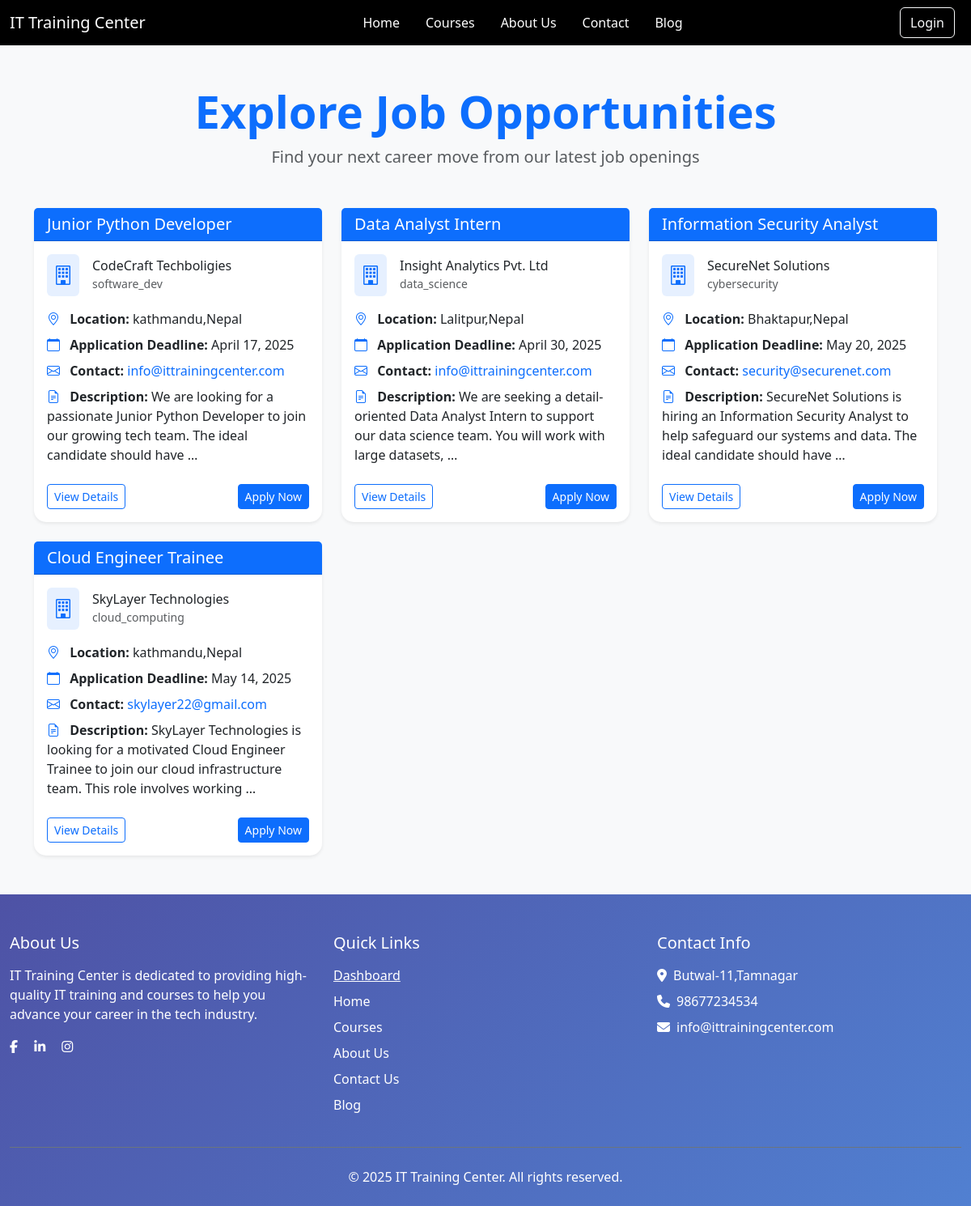
The page /student/job_announcement on the database its author committed.
### studentapp/models.py (models this page shows, shortened)
class Job(models.Model):
    CATEGORY_CHOICES = [
       ('software_dev', 'Software Development'),
        ('data_science', 'Data Science'),
        ('cybersecurity', 'Cybersecurity'),
        ('networking', 'Networking & Infrastructure'),
        ('cloud_computing', 'Cloud Computing'),
        ('it_support', 'IT Support & Administration'),
        ('other', 'Other'),
    ]
    JOB_TYPE_CHOICES = [
        ('FT', 'Full Time'),
        ('PT', 'Part Time'),
    ]
    title = models.CharField(max_length=200)
    company = models.CharField(max_length=200)
    category = models.CharField(max_length=15, choices=CATEGORY_CHOICES)
    job_type = models.CharField(max_length=10, choices=JOB_TYPE_CHOICES)
    location = models.CharField(max_length=200)
    application_deadline = models.DateField()
    email = models.EmailField()
    description = models.TextField()

### studentapp/views.py (the view)
# urls.py: path('job_announcement',job_announcement,name='job_announcement'),
def job_announcement(request):
    jobs= Job.objects.all()
    return render(request,'dashboard/job_announcement.html',{'jobs':jobs})

### studentapp/templates/dashboard/job_announcement.html
{% extends 'base2.html' %}
{% load static %}
{% block content %}
<section class="job-opportunities py-5 bg-light">
  <div class="container">
    <div class="text-center mb-5">
      <h2 class="display-4 fw-bold text-primary">Explore Job Opportunities</h2>
      <p class="lead text-muted">Find your next career move from our latest job openings</p>
    </div>
    <div class="row row-cols-1 row-cols-md-2 row-cols-lg-3 g-4">
      {% for job in jobs %}
      <div class="col">
        <div class="card shadow-sm border-0 hover-shadow-lg">
          <div class="card-header bg-primary text-white">
            <h5 class="mb-0">{{ job.title }}</h5>
          </div>
          <div class="card-body">
            <div class="d-flex align-items-center mb-3">
              <div class="bg-primary bg-opacity-10 p-2 rounded me-3">
                <i class="bi bi-building text-primary fs-4"></i>
              </div>
              <div>
                <h6 class="mb-0">{{ job.company }}</h6>
                <small class="text-muted">{{ job.category }}</small>
              </div>
            </div>
            <ul class="list-unstyled mb-4">
              <li class="mb-2">
                <i class="bi bi-geo-alt me-2 text-primary"></i>
                <strong>Location:</strong> {{ job.location }}
              </li>
              <li class="mb-2">
                <i class="bi bi-calendar me-2 text-primary"></i>
                <strong>Application Deadline:</strong> {{ job.application_deadline|date:"F j, Y" }}
              </li>
              <li class="mb-2">
                <i class="bi bi-envelope me-2 text-primary"></i>
                <strong>Contact:</strong>
                <a href="mailto:{{ job.email }}?subject={{ 'Application for ' |add:job.title|urlencode }}"
                   class="text-decoration-none text-primary">{{ job.email }}</a>
              </li>
              <li class="mb-2">
                <i class="bi bi-file-earmark-text me-2 text-primary"></i>
                <strong>Description:</strong> {{ job.description|truncatewords:20 }}
              </li>
            </ul>
            <div class="d-flex justify-content-between">
              <a href="#" class="btn btn-outline-primary btn-sm">View Details</a>
              <a href="mailto:{{ job.email }}?subject=Application for {{ job.title|urlencode }}"
                 class="btn btn-primary btn-sm">Apply Now</a>
            </div>
          </div>
        </div>
      </div>
      {% endfor %}
    </div>
  </div>
</section>
{% endblock %}

### myapp/static/css/style.css (style rules this page uses)
.card { border-radius: 15px; border: none; }

### rows shown on the page
Job: title "Junior Python Developer", company "CodeCraft Techboligies", category "software_dev", location "kathmandu,Nepal", application_deadline "April 17, 2025", email "info@ittrainingcenter.com", description "We are looking for a passionate Junior Python Developer to join our growing tech team. The ideal candidate should have …"
Job: title "Data Analyst Intern", company "Insight Analytics Pvt. Ltd", category "data_science", location "Lalitpur,Nepal", application_deadline "April 30, 2025", email "info@ittrainingcenter.com", description "We are seeking a detail-oriented Data Analyst Intern to support our data science team. You will work with large datasets, …"
Job: title "Information Security Analyst", company "SecureNet Solutions", category "cybersecurity", location "Bhaktapur,Nepal", application_deadline "May 20, 2025", email "security@securenet.com", description "SecureNet Solutions is hiring an Information Security Analyst to help safeguard our systems and data. The ideal candidate should have …"
Job: title "Cloud Engineer Trainee", company "SkyLayer Technologies", category "cloud_computing", location "kathmandu,Nepal", application_deadline "May 14, 2025", email "skylayer22@gmail.com", description "SkyLayer Technologies is looking for a motivated Cloud Engineer Trainee to join our cloud infrastructure team. This role involves working …"
